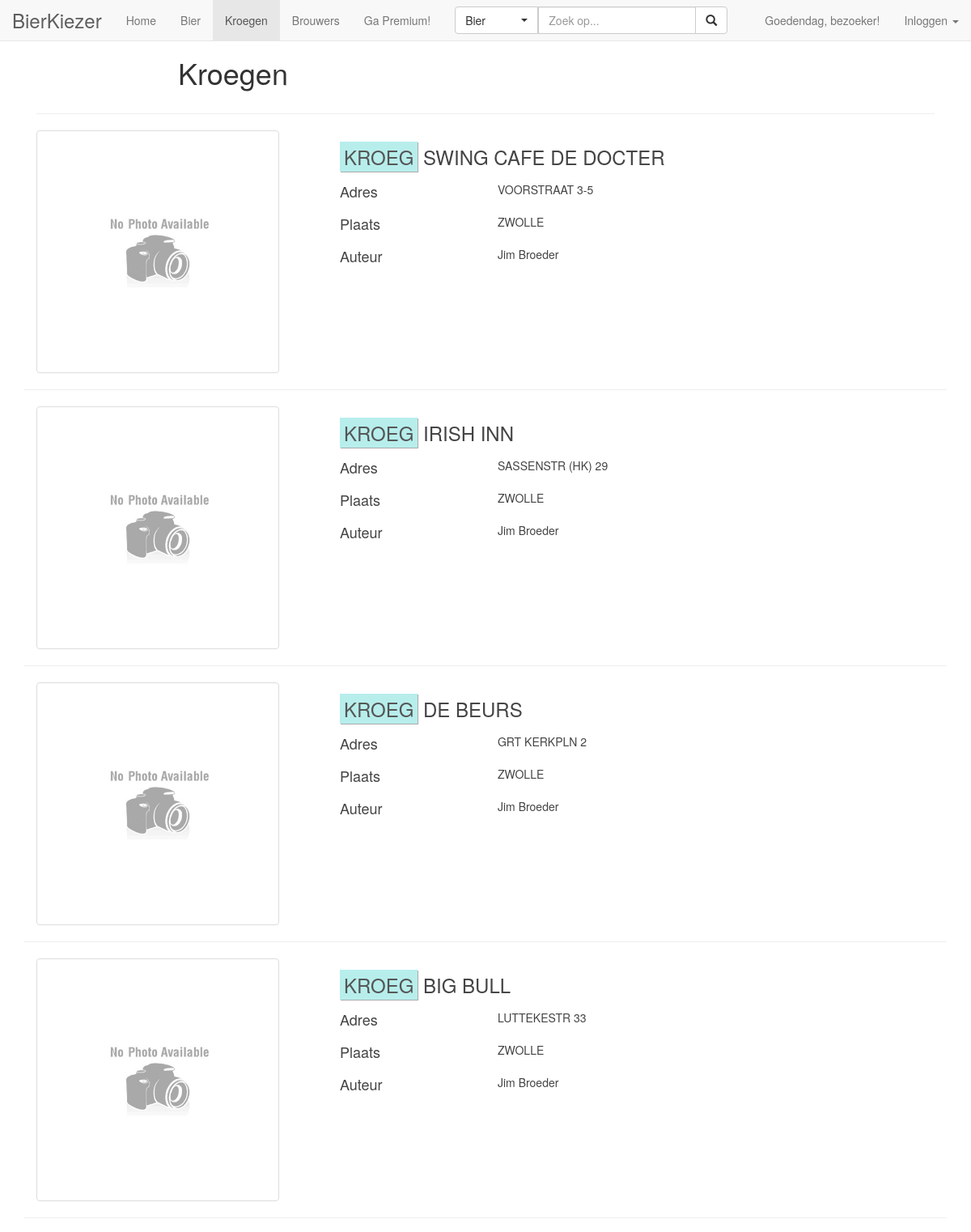
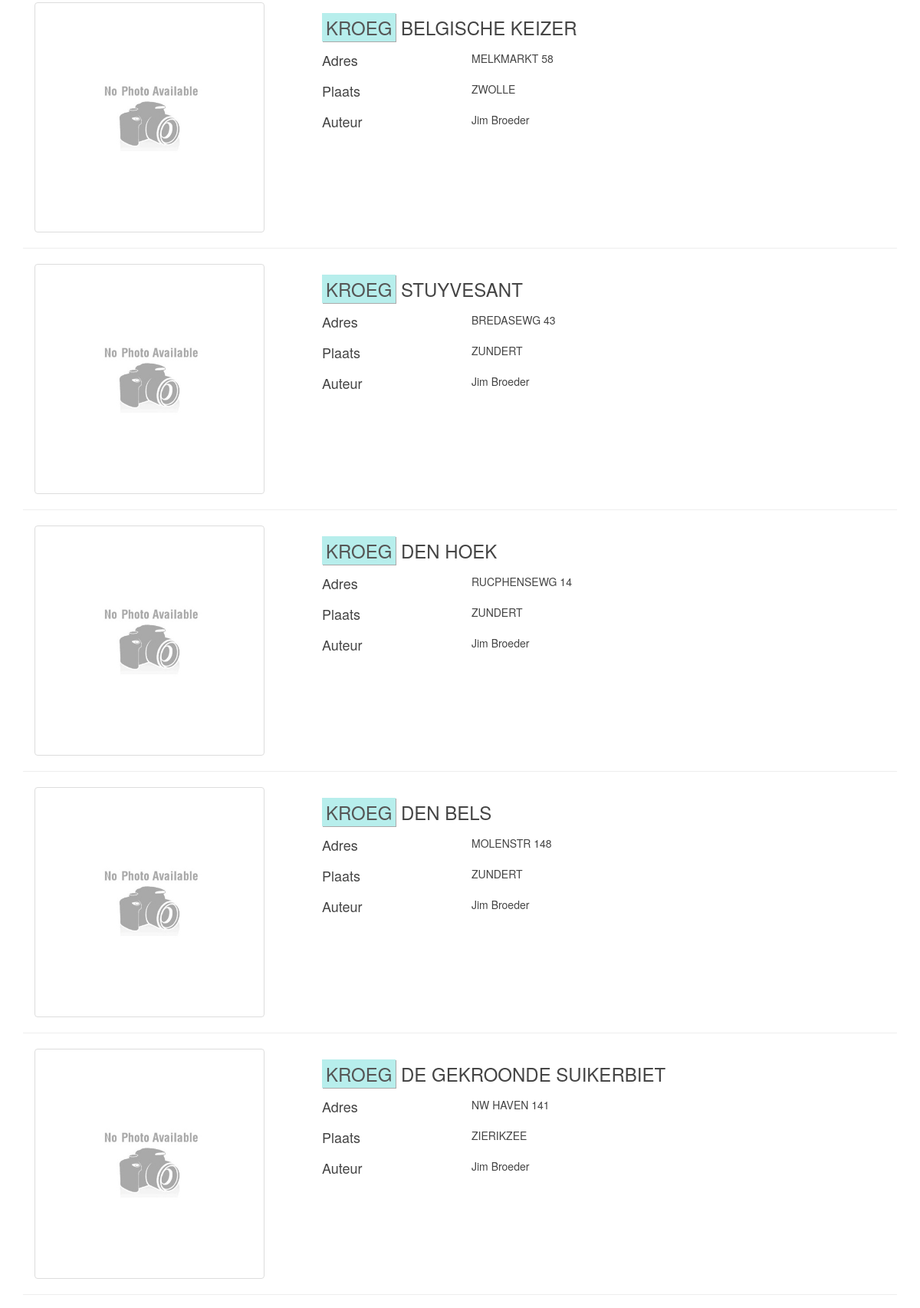
The page /bar.php (upper part) on the database its author committed (2 pictures, top to bottom).
### tables this page shows
CREATE TABLE kroeg (`kroegcode` int, `naam` varchar(50), `adres` varchar(50), `plaats` varchar(30));

CREATE TABLE gebruiker (
	`gebruikerscode` INT NOT NULL AUTO_INCREMENT,
	`email` VARCHAR(255),
	`password` VARCHAR(255),
	`eerstenaam` VARCHAR(255),
	`laatstenaam` VARCHAR(255),
	`geboortedatum` DATE,
	`plaats` VARCHAR(255),
	`profielfoto` VARCHAR(255),
	`admin` INT NOT NULL DEFAULT 0,
	PRIMARY KEY(`gebruikerscode`)
);

### bar.php (the view, shortened to what this page needs)
<?php
include_once('core/connection.php');
$sql = "SELECT * FROM kroeg ORDER BY kroegcode DESC";
$res = mysqli_query($conn, $sql);
 ?>
<!DOCTYPE html>
<html lang="en">
<head>
  <link rel="stylesheet" href="css/bootstrap.min.css">
  <link rel="stylesheet" href="css/bootstrap-select.min.css">
  <link rel="stylesheet" href="css/style.css">
</head>
<body>
<nav class="navbar navbar-default navbar-fixed-top">
  <div class="container-fluid">
    <div class="navbar-header">
      <a href="index.php" class="navbar-brand">BierKiezer</a>
    </div>
    <ul class="nav navbar-nav">
      <li><a href="index.php">Home</a></li>
      <li><a href="beer.php">Bier</a></li>
      <li class="active"><a href="bar.php">Kroegen</a></li>
      <li><a href="brewery.php">Brouwers</a></li>
      <?php
      if(!isset($_SESSION['admin']) || $_SESSION['admin'] < 1) {
        echo "<li><a href='premium.php'>Ga Premium!</a></li>";
      }
      ?>
    </ul>
    <form class="navbar-form navbar-left" name="search" action="search.php?go>" method="get">
      <div class="input-group">
        <select name="sortby" class="selectpicker" data-width="auto">
          <option value="searchbeer">Bier</option>
        </select>
        <input type="text" name="name" class="form-control" placeholder="Zoek op...">
        <div class="input-group-btn">
          <button class="btn btn-default input-btn" type="submit">
            <i class="glyphicon glyphicon-search"></i>
          </button>
        </div>
      </div>
    </form>
    <ul class="nav navbar-nav navbar-right">
      <?php
      if(isset($_SESSION['eerstenaam'])) {
        if(isset($_SESSION['admin']) && $_SESSION['admin'] == 2) {
          echo "<li><div class='navbar-text'>Goedendag, beheerder!</div></li>";
        } else {
          echo "<li><div class='navbar-text'>Goedendag, ".$_SESSION['eerstenaam']."!</div></li>";
        }
        ?>
        <li class='dropdown'>
          <a class='dropdown-toggle' data-toggle='dropdown' href='#'><?php echo $_SESSION['eerstenaam']; ?>
          <span class='caret'></span></a>
          <ul class='dropdown-menu'>
            <li><a href='view_profile.php?user=<?php echo $userSelf; ?>'>Profiel bekijken</a></li>
            <?php if(isset($_SESSION['admin'])) { ?>
              <li><a href='own_data.php'>Data bekijken</a></li>
            <?php } ?>
            <li><a href='edit_profile.php'>Profiel wijzigen</a></li>
          </ul>
        </li>
        <li><a href='logout.php'>Logout</a></li>
        <?php
      } else {
      echo "<li><div class='navbar-text'>Goedendag, bezoeker!</div></li>";
      ?>
      <li class="dropdown">
        <a href="#" class="dropdown-toggle" data-toggle="dropdown">Inloggen <span class="caret"></span></a>
      </li>
      <?php
    }
      ?>
    </ul>
  </div>
</nav>
<div class="container">
  <div class="row">
    <div class="col-md-offset-2">
      <h1>Kroegen</h1>
    </div>
  </div>
  <hr>
  <div class="row">
    <?php
      if(mysqli_num_rows($res) > 0) {
        foreach($res as $row) {
          $kroegCode = $row['kroegcode'];
          $kroegName = $row['naam'];
          $kroegAdres = $row['adres'];
          $kroegPlaats = $row['plaats'];
          $kroegAuthor = $row['gebruikerscode'];
              ?>
              <a href="view_bar.php?bid=<?php echo $kroegCode; ?>" class="itemList">
                <div class="row">
                  <div class="col-md-4">
                    <div class="col-md-11">
                      <img src="upload/blank-item.jpg" class="img-thumbnail" alt="">
                    </div>
                  </div>
                  <div class="col-md-8">
                    <div class="row">
                      <div class="col-lg-12">
                        <h3><span class="itemType itemType-bar">KROEG</span> <?php echo $kroegName; ?></h3>
                      </div>
                    </div>
                    <div class="row">
                      <div class="col-sm-2">
                        <h4>Adres</h4>
                      </div>
                      <div class="col-sm-offset-1 col-sm-8">
                        <h5><?php echo $kroegAdres; ?></h5>
                      </div>
                    </div>
                    <div class="row">
                      <div class="col-sm-2">
                        <h4>Plaats</h4>
                      </div>
                      <div class="col-sm-offset-1 col-sm-8">
                        <h5><?php echo $kroegPlaats; ?></h5>
                      </div>
                    </div>
                    <?php
                    $sql = "SELECT eerstenaam, laatstenaam FROM gebruiker WHERE gebruikerscode = '$kroegAuthor'";
                    $res = mysqli_query($conn, $sql);
                    $row = mysqli_fetch_array($res);
                    $authorFName = $row['eerstenaam'];
                    $authorLName = $row['laatstenaam'];
                    ?>
                    <div class="row">
                      <div class="col-sm-2">
                        <h4>Auteur</h4>
                      </div>
                      <div class="col-sm-offset-1 col-sm-8">
                        <h5><?php echo $authorFName . " " . $authorLName; ?></h5>
                      </div>
                    </div>
                  </div>
              </div>
            </a>
            <hr>
        <?php
        }
      }
    ?>
  </div>
</div>
</body>
</html>

### css/style.css (style rules this page uses)
body { background-image: url("../img/beer_texture.jpg"); background-repeat: no-repeat; background-attachment: fixed; background-position: center; }
.container { background-color: #fff; padding: 10px 30px 50px 30px; margin-top: 40px; }
.navbar-text { margin-top: 15px; }
.navbar-brand { font-size: 24px; }
.itemList { color: #444; }
.itemType { color: #555; padding: 1px 5px 1px 5px; box-shadow: 1px 1px #AAA; }
.itemType-bar { background-color: #b7eeec; }

### rows shown on the page
kroeg: naam "SWING CAFE DE DOCTER", adres "VOORSTRAAT 3-5", plaats "ZWOLLE", gebruiker.eerstenaam "Jim", gebruiker.laatstenaam "Broeder"
kroeg: naam "IRISH INN", adres "SASSENSTR (HK) 29", plaats "ZWOLLE", gebruiker.eerstenaam "Jim", gebruiker.laatstenaam "Broeder"
kroeg: naam "DE BEURS", adres "GRT KERKPLN 2", plaats "ZWOLLE", gebruiker.eerstenaam "Jim", gebruiker.laatstenaam "Broeder"
kroeg: naam "BIG BULL", adres "LUTTEKESTR 33", plaats "ZWOLLE", gebruiker.eerstenaam "Jim", gebruiker.laatstenaam "Broeder"
kroeg: naam "BELGISCHE KEIZER", adres "MELKMARKT 58", plaats "ZWOLLE", gebruiker.eerstenaam "Jim", gebruiker.laatstenaam "Broeder"
kroeg: naam "STUYVESANT", adres "BREDASEWG 43", plaats "ZUNDERT", gebruiker.eerstenaam "Jim", gebruiker.laatstenaam "Broeder"
kroeg: naam "DEN HOEK", adres "RUCPHENSEWG 14", plaats "ZUNDERT", gebruiker.eerstenaam "Jim", gebruiker.laatstenaam "Broeder"
kroeg: naam "DEN BELS", adres "MOLENSTR 148", plaats "ZUNDERT", gebruiker.eerstenaam "Jim", gebruiker.laatstenaam "Broeder"
kroeg: naam "DE GEKROONDE SUIKERBIET", adres "NW HAVEN 141", plaats "ZIERIKZEE", gebruiker.eerstenaam "Jim", gebruiker.laatstenaam "Broeder"
